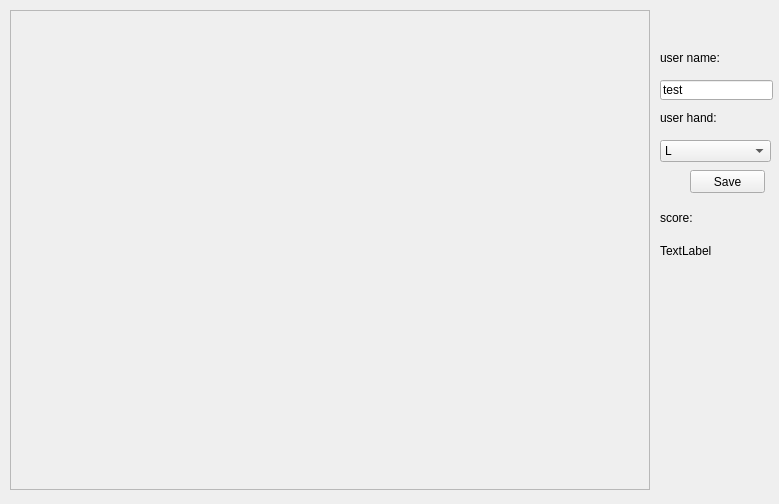
<?xml version="1.0" encoding="UTF-8"?>
<ui version="4.0">
 <class>MainWindow</class>
 <widget class="QMainWindow" name="MainWindow">
  <property name="geometry">
   <rect>
    <x>0</x>
    <y>0</y>
    <width>779</width>
    <height>504</height>
   </rect>
  </property>
  <property name="windowTitle">
   <string>MainWindow</string>
  </property>
  <widget class="QWidget" name="centralWidget">
   <widget class="QLabel" name="labelVideo">
    <property name="geometry">
     <rect>
      <x>10</x>
      <y>10</y>
      <width>640</width>
      <height>480</height>
     </rect>
    </property>
    <property name="frameShape">
     <enum>QFrame::StyledPanel</enum>
    </property>
    <property name="text">
     <string/>
    </property>
    <property name="scaledContents">
     <bool>true</bool>
    </property>
   </widget>
   <widget class="QLabel" name="label">
    <property name="geometry">
     <rect>
      <x>660</x>
      <y>50</y>
      <width>61</width>
      <height>16</height>
     </rect>
    </property>
    <property name="text">
     <string>user name:</string>
    </property>
   </widget>
   <widget class="QLineEdit" name="userNameLineEdit">
    <property name="geometry">
     <rect>
      <x>660</x>
      <y>80</y>
      <width>113</width>
      <height>20</height>
     </rect>
    </property>
    <property name="text">
     <string>test</string>
    </property>
   </widget>
   <widget class="QLabel" name="label_2">
    <property name="geometry">
     <rect>
      <x>660</x>
      <y>110</y>
      <width>61</width>
      <height>16</height>
     </rect>
    </property>
    <property name="text">
     <string>user hand:</string>
    </property>
   </widget>
   <widget class="QComboBox" name="userHandComboBox">
    <property name="geometry">
     <rect>
      <x>660</x>
      <y>140</y>
      <width>111</width>
      <height>22</height>
     </rect>
    </property>
    <item>
     <property name="text">
      <string>L</string>
     </property>
    </item>
    <item>
     <property name="text">
      <string>R</string>
     </property>
    </item>
   </widget>
   <widget class="QPushButton" name="pushButton">
    <property name="geometry">
     <rect>
      <x>690</x>
      <y>170</y>
      <width>75</width>
      <height>23</height>
     </rect>
    </property>
    <property name="text">
     <string>Save</string>
    </property>
   </widget>
   <widget class="QLabel" name="label_3">
    <property name="geometry">
     <rect>
      <x>660</x>
      <y>230</y>
      <width>101</width>
      <height>41</height>
     </rect>
    </property>
    <property name="text">
     <string>TextLabel</string>
    </property>
   </widget>
   <widget class="QLabel" name="label_4">
    <property name="geometry">
     <rect>
      <x>660</x>
      <y>210</y>
      <width>61</width>
      <height>16</height>
     </rect>
    </property>
    <property name="text">
     <string>score:</string>
    </property>
   </widget>
  </widget>
 </widget>
 <layoutdefault spacing="6" margin="11"/>
 <resources/>
 <connections>
  <connection>
   <sender>userNameLineEdit</sender>
   <signal>returnPressed()</signal>
   <receiver>pushButton</receiver>
   <slot>click()</slot>
   <hints>
    <hint type="sourcelabel">
     <x>566</x>
     <y>59</y>
    </hint>
    <hint type="destinationlabel">
     <x>547</x>
     <y>161</y>
    </hint>
   </hints>
  </connection>
 </connections>
</ui>
